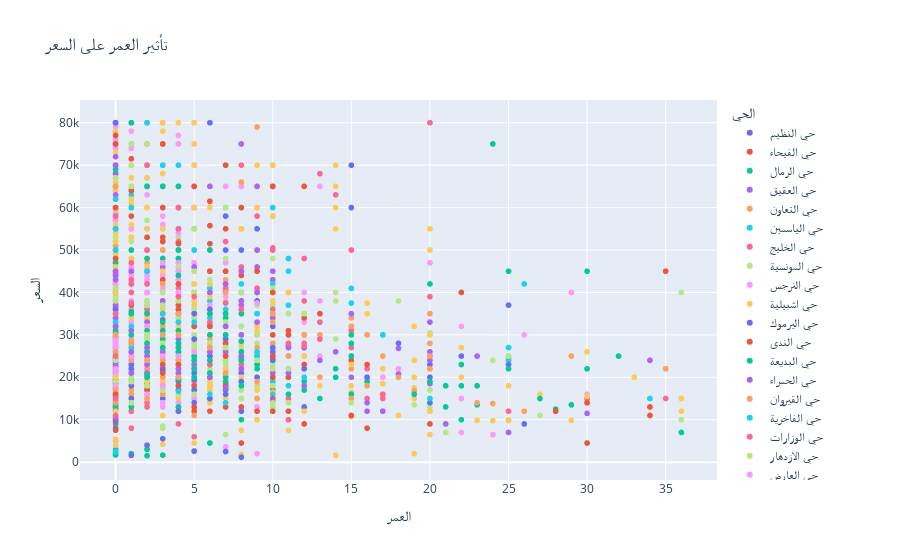

This figure's notebook cell:
### Markdown cell above
**Categorical & Categorical --> (Stacked Column Chart)**

### Code cell
# Create a scatter plot to show the relationship between age and price
fig = px.scatter(
    ra, 
    x='العمر', 
    y='السعر', 
    title='تأثير العمر على السعر',
    labels={'العمر': 'العمر', 'السعر': 'السعر'},
    color='الحي'  # Optionally color by district for additional context
)

# Show the figure
fig.show()
